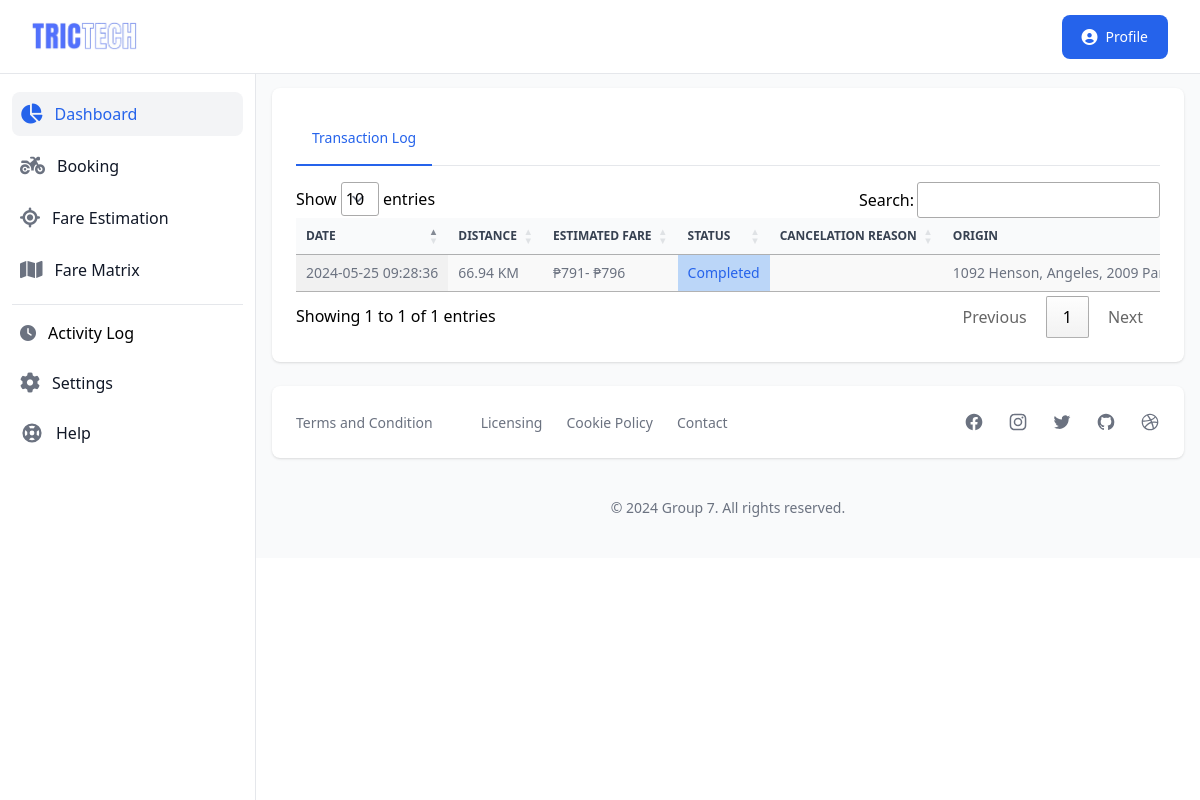
The app's page /rider/transaction.php (signed in) with its own data.
### tables this page shows
CREATE TABLE `booking` (
  `id` int(11) NOT NULL,
  `booking_id` varchar(50) NOT NULL,
  `driver_id` varchar(50) NOT NULL,
  `passenger_id` varchar(100) DEFAULT NULL,
  `current_location` varchar(250) NOT NULL,
  `driver_latitude` varchar(100) DEFAULT NULL,
  `driver_longitude` varchar(100) DEFAULT NULL,
  `passenger_origin` varchar(100) DEFAULT NULL,
  `passenger_destination` varchar(100) DEFAULT NULL,
  `passenger_notes` varchar(100) DEFAULT NULL,
  `distance` varchar(50) DEFAULT NULL,
  `estimated_fare` bigint(20) DEFAULT NULL,
  `status` varchar(20) NOT NULL DEFAULT 'pending',
  `decline_note` varchar(250) DEFAULT NULL,
  `passenger_type` varchar(20) DEFAULT NULL,
  `created_at` varchar(30) DEFAULT NULL,
  `timestamp` timestamp NOT NULL DEFAULT current_timestamp() ON UPDATE current_timestamp()
);

### rider/transaction.php (the view, shortened to what this page needs)
<?php
    include '../database/connect.php';
    $unique_id = $_SESSION['unique_id'];
?>
<!DOCTYPE html>
<html lang="en">
<head>
    <link rel="stylesheet" href="dist/output.css">
    <link rel="stylesheet" href="https://cdn.datatables.net/1.13.1/css/jquery.dataTables.min.css">
    <link rel="stylesheet" href="https://cdnjs.cloudflare.com/ajax/libs/font-awesome/6.2.1/css/all.min.css" />
    <link rel="stylesheet" href="https://cdn.jsdelivr.net/npm/tw-elements/dist/css/index.min.css" />
    <script src="https://cdn.tailwindcss.com"></script>
</head>
<body>
    <div>
        <nav class="bg-white border-b border-gray-200 fixed z-30 w-full">
            <div class="px-3 py-3 lg:px-5 lg:pl-3">
                <div class="flex items-center justify-between">
                    <div class="flex items-center justify-start">
                        <a href="dashboard.php" class="text-xl font-bold flex items-center p-2 lg:ml-2.5">
                            <img class="w-20 lg:w-28" src="../images/logo.png" alt="logo">
                        </a>
                    </div>
                    <div class="flex items-center">
                        <div class="hidden lg:block">
                            <a href="#" id="dropdownDefault" data-dropdown-toggle="dropdown" class="sm:inline-flex ml-5 text-white bg-blue-600 hover:bg-blue-700 focus:ring-4 font-medium rounded-lg text-sm px-5 py-2.5 text-center items-center mr-3">
                                <i class="mr-2 text-base fa fa-user-circle" aria-hidden="true"></i>
                                Profile
                            </a>
                        </div>
                    </div>
                </div>
            </div>
        </nav>
        <div class="flex overflow-hidden bg-white pt-16">
            <aside id="sidebar" class="fixed hidden z-20 h-full top-0 left-0 pt-16 flex lg:flex flex-shrink-0 flex-col w-64 transition-width duration-75" aria-label="Sidebar">
                <div class="relative flex-1 flex flex-col min-h-0 border-r border-gray-200 bg-white pt-0">
                    <div class="flex-1 flex flex-col pt-5 pb-4 overflow-y-auto">
                        <div class="flex-1 px-3 bg-white divide-y space-y-1">
                            <ul class="space-y-2 pb-2">
                                <li>
                                    <a href="dashboard.php" class="text-base text-gray-900 font-normal rounded-lg flex items-center p-2 bg-gray-100 group">
                                    <i class="text-xl text-blue-600 flex-shrink-0 transition duration-75 fa fa-pie-chart" aria-hidden="true"></i>
                                    <span class="ml-3 text-blue-600">Dashboard</span>
                                    </a>
                                </li>
                                <li>
                                    <a href="booking.php" class="text-base text-gray-900 font-normal rounded-lg hover:bg-gray-100 flex items-center p-2 group ">
                                    <i class="fa fa-motorcycle text-xl text-gray-500 flex-shrink-0 group-hover:text-gray-900 transition duration-75" aria-hidden="true"></i>
                                    <span class="ml-3 flex-1 whitespace-nowrap">Booking</span>
                                    </a>
                                </li>
                                <li>
                                    <a href="fare.php" class="text-base text-gray-900 font-normal rounded-lg hover:bg-gray-100 flex items-center p-2 group ">
                                    <i class="fa fa-location text-xl text-gray-500 flex-shrink-0 group-hover:text-gray-900 transition duration-75" aria-hidden="true"></i>
                                    <span class="ml-3 flex-1 whitespace-nowrap">Fare Estimation</span>
                                    </a>
                                </li>
                                <li>
                                    <a href="fare-matrix.php" class="text-base text-gray-900 font-normal rounded-lg hover:bg-gray-100 flex items-center p-2 group ">
                                    <i class="fa fa-map text-xl text-gray-500 flex-shrink-0 group-hover:text-gray-900 transition duration-75" aria-hidden="true"></i>
                                    <span class="ml-3 flex-1 whitespace-nowrap">Fare Matrix</span>
                                    </a>
                                </li>
                            </ul>
                            <div class="space-y-2 pt-2">
                                <a href="logs.php" class="text-base hover:bg-gray-100 font-normal rounded-lg group transition duration-75 flex items-center p-2">
                                    <i class="fa fa-clock  text-base text-gray-500 flex-shrink-0 transition duration-75" name="settings-outline"></i>
                                    <span class="ml-3 ">Activity Log</span>
                                </a>
                                <a href="setting.php" class="text-base text-gray-900 font-normal rounded-lg hover:bg-gray-100 group transition duration-75 flex items-center p-2">
                                    <i class="fa fa-cog  text-xl text-gray-500 flex-shrink-0 group-hover:text-gray-900 transition duration-75" name="settings-outline"></i>
                                    <span class="ml-3">Settings</span>
                                </a>
                                <a href="#" class="text-base text-gray-900 font-normal rounded-lg hover:bg-gray-100 group transition duration-75 flex items-center p-2">
                                    <span class="ml-3">Help</span>
                                </a>
                            </div>
                        </div>
                    </div>
                </div>
            </aside>
            <div id="main-content" class="h-full w-full bg-gray-50 relative overflow-y-auto lg:ml-64">
                <main>
                    <div class="pt-6 px-4 bg-white-400">
                        <div class="bg-white shadow rounded-lg p-4 mb-4 sm:p-6 sm:mb-0 xl:p-8 ">
                            <div class="mb-4 border-b border-gray-200 dark:border-gray-700">
                                <ul class="flex flex-wrap -mb-px text-sm font-medium text-center" id="myTab" data-tabs-toggle="#myTabContent" role="tablist">
                                    <li class="mr-2" role="presentation">
                                        <button class="inline-block p-4 rounded-t-lg border-b-2" id="profile-tab" data-tabs-target="#profile" type="button" role="tab" aria-controls="profile" aria-selected="false">Transaction Log</button>
                                    </li>
                                </ul>
                            </div>
                            <div id="adminAcountTab">
                                <div class="" id="profile" role="tabpanel" aria-labelledby="profile-tab">
                                    <table id="table_log" class="display" cellspacing="0" width="100%">
                                        <thead>
                                            <tr>
                                                <th class="px-4 bg-gray-50 text-gray-700 align-middle py-3 text-xs font-semibold text-left uppercase border-l-0 border-r-0 whitespace-nowrap">Date</th>
                                                <th class="px-4 bg-gray-50 text-gray-700 align-middle py-3 text-xs font-semibold text-left uppercase border-l-0 border-r-0 whitespace-nowrap">Distance</th>
                                                <th class="px-4 bg-gray-50 text-gray-700 align-middle py-3 text-xs font-semibold text-left uppercase border-l-0 border-r-0 whitespace-nowrap">Estimated Fare</th>
                                                <th class="px-4 bg-gray-50 text-gray-700 align-middle py-3 text-xs font-semibold text-left uppercase border-l-0 border-r-0 whitespace-nowrap">Status</th>
                                                <th class="px-4 bg-gray-50 text-gray-700 align-middle py-3 text-xs font-semibold text-left uppercase border-l-0 border-r-0 whitespace-nowrap">Cancelation Reason</th>
                                                <th class="px-4 bg-gray-50 text-gray-700 align-middle py-3 text-xs font-semibold text-left uppercase border-l-0 border-r-0 whitespace-nowrap">Origin</th>
                                            </tr>
                                        </thead>
                                        <tbody class="divide-y divide-gray-100">
                                            <?php
                                                $transaction = mysqli_query($conn,"SELECT * FROM booking WHERE driver_id='$unique_id' AND status != 'pending' AND status != 'accepted' AND passenger_id !='' ORDER BY id DESC");
                                                if(mysqli_num_rows($transaction) > 0){
                                                    while($row = mysqli_fetch_assoc($transaction)){
                                                        extract($row);
                                                        ?>
                                                        <tr class="text-gray-500">
                                                            <th class="border-t-0 px-4 align-middle text-sm font-normal whitespace-nowrap p-4 text-left"><?php echo $created_at; ?></th>
                                                            <th class="border-t-0 px-4 align-middle text-sm font-normal whitespace-nowrap p-4 text-left"><?php echo $distance; ?></th>
                                                            <th class="border-t-0 px-4 align-middle text-sm font-normal whitespace-nowrap p-4 text-left">₱<?php echo $estimated_fare ."- ₱". ($estimated_fare + 5); ?></th>
                                                            <?php
                                                                if($status === 'destroy') {
                                                                    ?>
                                                                    <th class="border-t-0 px-4 align-middle text-sm font-normal whitespace-nowrap bg-red-200 text-red-600 text-left">Cancelled</th>
                                                                    <?php
                                                                } else if($status === 'completed'){
                                                                    ?>
                                                                    <th class="border-t-0 px-4 align-middle text-sm font-normal whitespace-nowrap bg-blue-200 text-blue-600 text-left">Completed</th>
                                                                    <?php
                                                                }
                                                            ?>
                                                            <th class="border-t-0 px-4 align-middle text-sm font-normal p-4 text-left"><?php echo $decline_note; ?></th>
                                                            <th class="border-t-0 px-4 align-middle text-sm font-normal whitespace-nowrap p-4 text-left"><?php echo $passenger_origin; ?></th>
                                                        </tr>
                                                        <?php
                                                    }
                                                }
                                            ?>
                                        </tbody>
                                    </table>
                                </div>
                            </div>
                        </div>
                    </div>
                </main>
                <footer class="bg-white md:flex md:items-center md:justify-between shadow rounded-lg p-4 md:p-6 xl:p-8 my-6 mx-4">
                    <ul class="flex items-center flex-wrap mb-6 md:mb-0">
                    <li><a href="#" class="text-sm font-normal text-gray-500 hover:underline mr-4 md:mr-6">Terms and Condition</a></li>
                    <li><a href="#" class="text-sm font-normal text-gray-500 hover:underline mr-4 md:mr-6"></a></li>
                    <li><a href="#" class="text-sm font-normal text-gray-500 hover:underline mr-4 md:mr-6">Licensing</a></li>
                    <li><a href="#" class="text-sm font-normal text-gray-500 hover:underline mr-4 md:mr-6">Cookie Policy</a></li>
                    <li><a href="#" class="text-sm font-normal text-gray-500 hover:underline">Contact</a></li>
                    </ul>
                    <div class="flex sm:justify-center space-x-6">
                    <a href="#" class="text-gray-500 hover:text-gray-900">
                    </a>
                    <a href="#" class="text-gray-500 hover:text-gray-900">
                    </a>
                    <a href="#" class="text-gray-500 hover:text-gray-900">
                    </a>
                    <a href="#" class="text-gray-500 hover:text-gray-900">
                    </a>
                    <a href="#" class="text-gray-500 hover:text-gray-900">
                    </a>
                    </div>
                </footer>
                <p class="text-center text-sm text-gray-500 my-10">
                    &copy; <?php echo date('Y'); ?> <a href="#" class="hover:underline" >Group 7</a>. All rights reserved.
                </p>
            </div>
        </div>
    </div>
</body>
</html>

### records on screen
booking: created_at "2024-05-25 09:28:36", distance "66.94 KM", estimated_fare "791", $estimated_fare + 5 "796", status "Completed", passenger_origin "1092 Henson, Angeles, 2009…"
